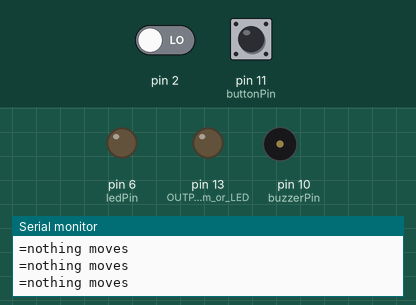
A sketch run on a simulated Arduino Uno, built with avr-gcc and run on an emulated ATmega328P. On the bench: output pins drawn as LEDs (lit = HIGH), buzzer (waves = sounding), the last lines printed to the serial monitor. Inputs (shaded band) come from the test bench; at power-on: pin 2 LOW, pin 11 (buttonPin) LOW.

Above: at 1.8 s.
1.9 s: pin 2 driven HIGH
At 2.8 s:
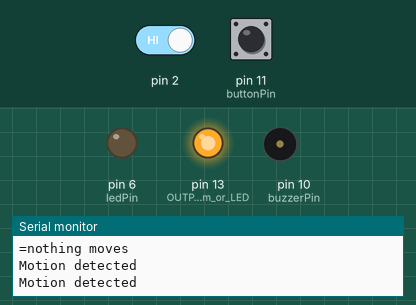
3.5 s: pin 11 (buttonPin) pulled HIGH for 0.6 s
At 4.0 s:
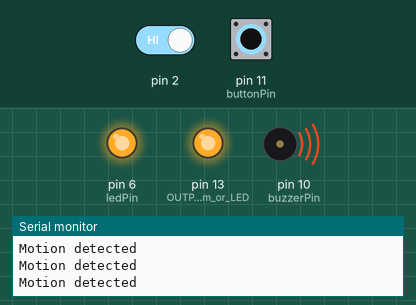
6.0 s: pin 11 (buttonPin) pulled HIGH for 3.2 s
At 9.8 s:
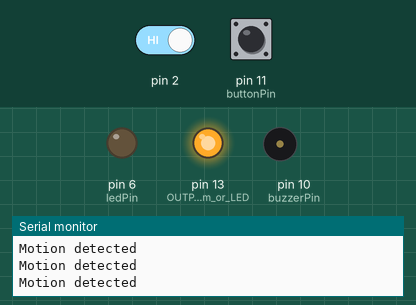
11.0 s: pin 2 driven LOW
At 12.2 s:
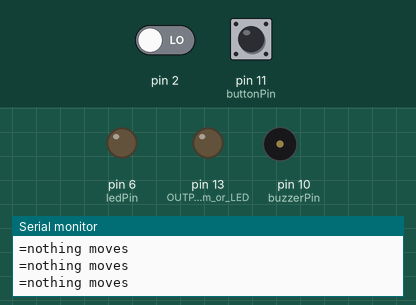
12.5 s: pin 11 (buttonPin) pulled HIGH for 1 s
At 13.3 s:
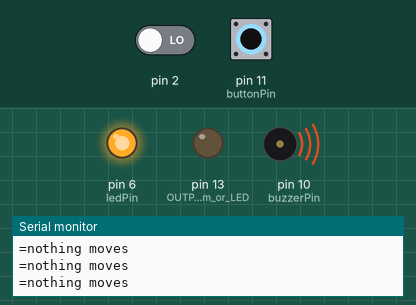
Timing chart, 0 to 15.5 s (numbered marks = the images above; inputs shaded):
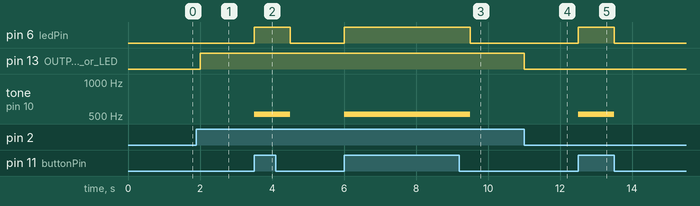

The sketch:

Motion_sensor__final_.ino
```cpp
int buzzerPin = 10; // Buzzer pin
int buttonPin = 11; //button pin number
int ledPin = 6; //LED pin number
const int toneFreq = 520; //the tone frequency that I decided to use


void setup() {
  Serial.begin(9600);// setup Serial Monitor to display information
  pinMode(12, INPUT);// Input from sensor
  pinMode(13, OUTPUT);// OUTPUT to alarm or LED
  pinMode(buzzerPin, OUTPUT); // output to buzzer
  pinMode(ledPin, OUTPUT); // output to LED
  pinMode(buttonPin, INPUT); // input to Button
}

void loop() {
 int buttonState = digitalRead(buttonPin);
  if (buttonState==HIGH)
  {
    digitalWrite(ledPin, HIGH); // if the button is pressed LED turns on
    tone(buzzerPin, toneFreq); // if the button is pressed buzzer will sound
  }
  else
  {
    digitalWrite(ledPin, LOW);
    noTone(buzzerPin);  // if the button is not pressed the buzzer and LED turn off
  }
  int motion =digitalRead(2);
  if(motion){
    Serial.println("Motion detected"); // if there is motion prints Motion detected.
    digitalWrite(13,HIGH);
  }else{
     Serial.println("=nothing moves"); // when there is no motion it will print "nothing moves"
     digitalWrite(13,LOW);
  }
  delay(500);
}
```

Measured:
- after the input at 1.9 s, pin 13 (OUTPUT_to_alarm_or_LED): LOW → HIGH after 0.10 s
- after the input at 3.5 s, pin 6 (ledPin): LOW → HIGH at once, → LOW 1.0 s later; tone on pin 10 (buzzerPin): silent → 520 Hz at once, → silent 1.0 s later
- after the input at 6.0 s, pin 6 (ledPin): LOW → HIGH at once, → LOW 3.5 s later; tone on pin 10 (buzzerPin): silent → 520 Hz at once, → silent 3.5 s later
- after the input at 11.0 s, pin 13 (OUTPUT_to_alarm_or_LED): HIGH → LOW at once
- after the input at 12.5 s, pin 6 (ledPin): LOW → HIGH at once, → LOW 1.0 s later; tone on pin 10 (buzzerPin): silent → 520 Hz at once, → silent 1.0 s later
